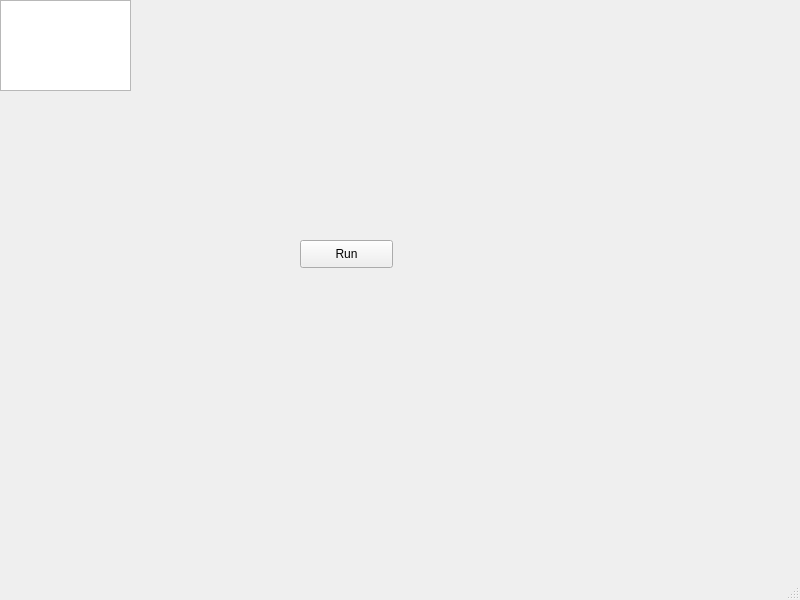
<?xml version="1.0" encoding="UTF-8"?>
<ui version="4.0">
 <class>MainWindow</class>
 <widget class="QMainWindow" name="MainWindow">
  <property name="geometry">
   <rect>
    <x>0</x>
    <y>0</y>
    <width>800</width>
    <height>600</height>
   </rect>
  </property>
  <property name="windowTitle">
   <string>MainWindow</string>
  </property>
  <widget class="QWidget" name="centralwidget">
   <widget class="QGraphicsView" name="graphicsView">
    <property name="geometry">
     <rect>
      <x>0</x>
      <y>0</y>
      <width>131</width>
      <height>91</height>
     </rect>
    </property>
    <property name="styleSheet">
     <string notr="true">background :url(logo.jpg)</string>
    </property>
   </widget>
   <widget class="QPushButton" name="pushButton">
    <property name="geometry">
     <rect>
      <x>300</x>
      <y>240</y>
      <width>93</width>
      <height>28</height>
     </rect>
    </property>
    <property name="text">
     <string>Run</string>
    </property>
   </widget>
  </widget>
  <widget class="QMenuBar" name="menubar">
   <property name="geometry">
    <rect>
     <x>0</x>
     <y>0</y>
     <width>800</width>
     <height>26</height>
    </rect>
   </property>
  </widget>
  <widget class="QStatusBar" name="statusbar"/>
 </widget>
 <resources/>
 <connections/>
</ui>
